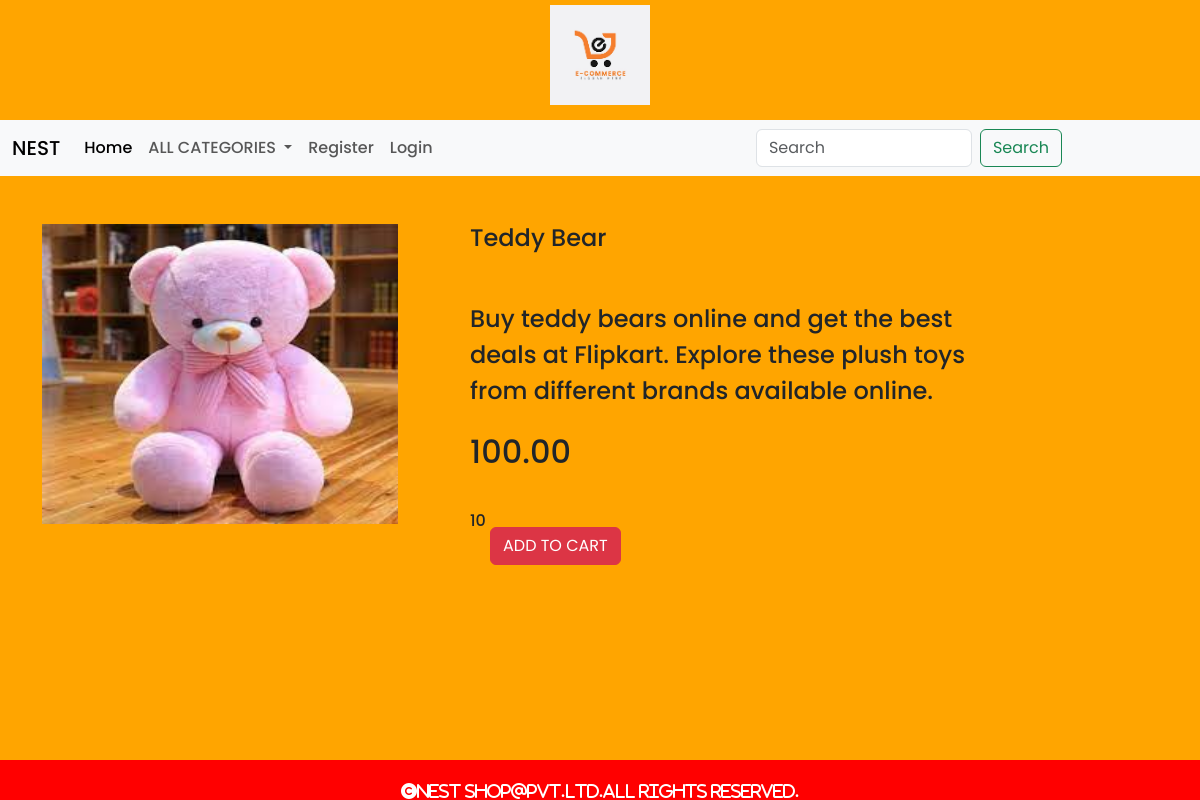
Screenshot of /details/Teddy Bear/ with the database file from the repository.
### shop/models.py (models this page shows, shortened)
class Product(models.Model):
    name = models.CharField(max_length=20)
    desc = models.TextField()
    image = models.ImageField(upload_to="images/product", null=True, blank=True)
    price=models.DecimalField(max_digits=10,decimal_places=2)
    category=models.ForeignKey(Category,on_delete=models.CASCADE)
    stock=models.IntegerField()
    available=models.BooleanField(default=True)
    created=models.DateTimeField(auto_now_add=True)
    updated=models.DateTimeField(auto_now=True)

### shop/views.py (the view)
# urls.py: path('details/<str:p>/',views.details,name="details"),
def details(request,p):
    p=Product.objects.get(name=p)
    return render(request, 'details.html', {'p': p})

### cart/context_processors.py (called while the page is built)
def total(request):
    item_count=0
    if request.user:
     u=request.user
     try:
        cart=Cart.objects.filter(user=u)
        for i in cart:
            item_count+=i.quantity
     except:
       item_count=0
    return {'count':item_count}

### shop/context_processors.py (called while the page is built)
def menu_links(request):
    c=Category.objects.all()
    return {'links':c}

### templates/details.html
{% extends 'base.html' %}
{% load static %}
{% block content %}
<div class="container">
  <div class="row mt-5">
    <div class="col-sm-4 me-5">
      <img src="{{ p.image.url }}" class="card-img-top" height="300px" width="100%">
    </div>
    <div class="col-sm-6 me-5">
       <h4>{{ p.name }}</h4>
         <p class="h4 mt-5 lh-base" >{{ p.desc }}</p>
        <h2 class="mt-4" >{{ p.price }}</h2>
      {{p.stock}}
      {% if user.is_superuser == True %}
      {% if p.stock == 0 %}
      <h2>out of stock</h2>
      <a href="{% url 'admin:index' %}" class="btn btn-danger mt-5">ADD TO CART</a>
      {% else %}
      <h2>Product in stock</h2>
      <a href="{% url 'admin:index' %}" class="btn btn-danger mt-5">ADD STOCK</a>
      {% endif %}
      {% else %}
        {% if p.stock == 0 %}
      <h2>out of stock</h2>
      {% else %}
      <a href="{% url 'cart:addtocart' p.name %}" class="btn btn-danger mt-5">ADD TO CART</a>
      {% endif %}
      {% endif %}
    </div>
  </div>
</div>
{% endblock %}

### static/css/style.css (style rules this page uses)
body { font-family: "Poppins", sans-serif; font-weight: 500; font-style: normal; background-color: orange; }

### rows the page displays
Product: image (picture), name "Teddy Bear", desc "Buy teddy bears online and get the best deals at Flipkart. Explore these plush toys from different brands available online.", price "100.00", stock "10"
